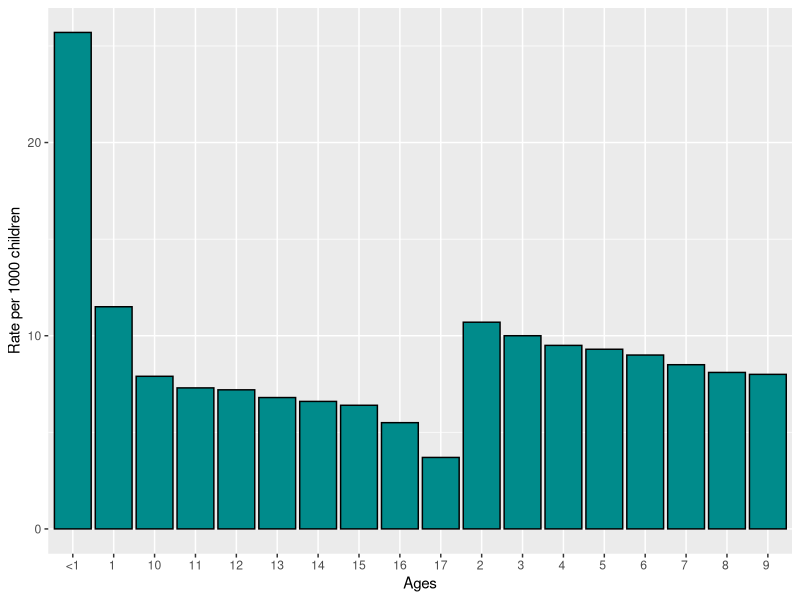

The R source for this figure:
#library things
library(tidyverse)
library(ggplot2)
library(dplyr)
library(stringr)

agedata <- read.csv("../data/childvictimsage.csv")

agedata2 <- agedata %>%
  filter(row_number() >= 21)

agedata2$Ages <- substr(agedata2$Ages, 1, 2)

chart2 <- ggplot(agedata2, aes(x = Ages, y = National)) +
  geom_col(fill = "cyan4", col = "black")+
  labs(y = "Rate per 1000 children")